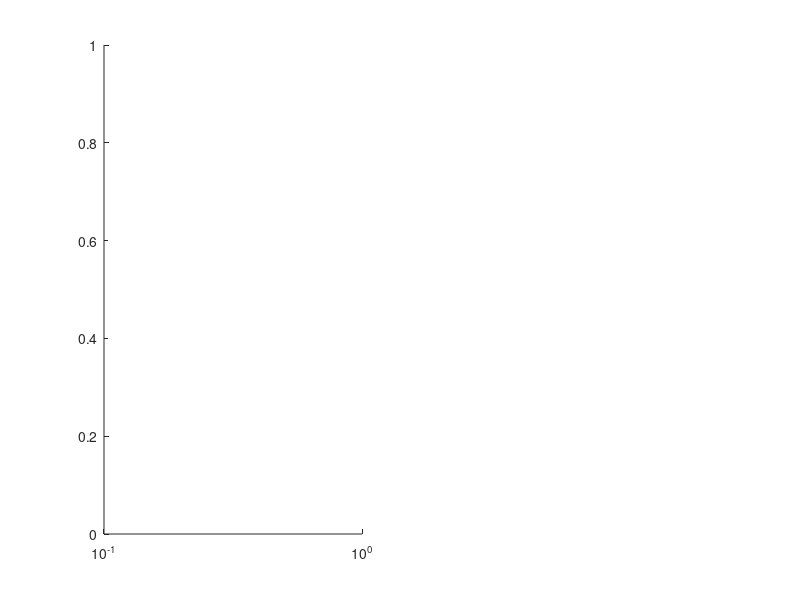

MATLAB code for this plot: (Note: this script raises an error after producing the figure.)
close all
clear all

FileList = dir('T*');
Legend = cell(size(FileList));
subplot(1,2,1)
hold on
for i=1:length(FileList)
    filename = [FileList(i).folder,'\',FileList(i).name];
    load(filename)
    Legend{i} = FileList(i).name(3:4);
    if i <= 6
        plot(tau,ACF,'--o')
    else
        plot(tau,ACF,'--s')
    end
end
hold off
set(gca,'XScale','log')
legend(Legend)
xlabel('Time (us)')
ylabel('g1')


n=1.33;
theta = 173*2*pi/360;
lambda = 633*10^(-9);
q = 4*pi*n*sin(theta/2)/lambda;
subplot(1,2,2)
hold on
for i=1:length(FileList)
    filename = [FileList(i).folder,'\',FileList(i).name];
    load(filename)
    MSD = 1e+6*(6/q^2)*(-log(ACF));
    Legend{i} = FileList(i).name(3:4);
    if i <= 6
        plot(tau,MSD,'--o')
    else
        plot(tau,MSD,'--s')
    end
end
hold off
set(gca,'XScale','log')
set(gca,'YScale','log')
legend(Legend,'Location','southeast')
xlabel('Time (us)')
ylabel('MSD (m^2/s)')

